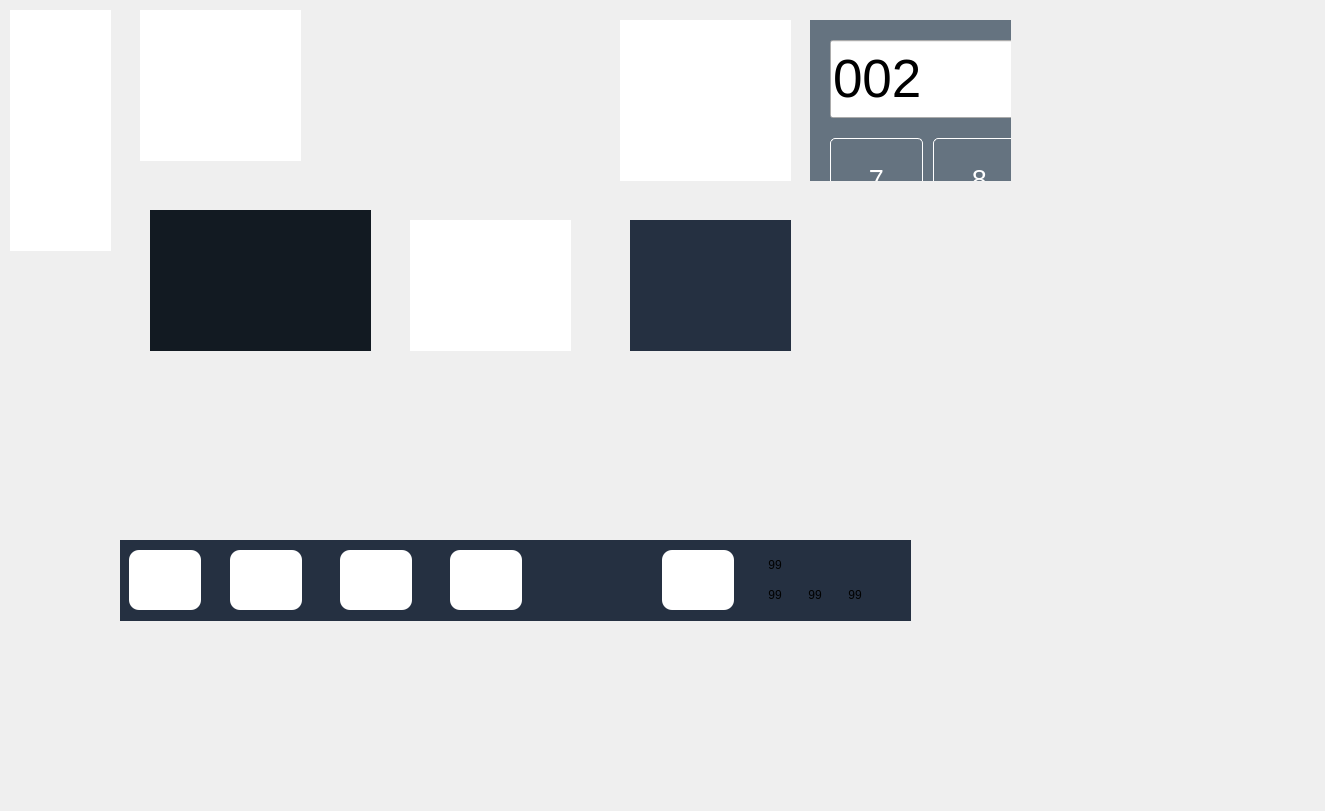
<?xml version="1.0" encoding="UTF-8"?>
<ui version="4.0">
 <class>kds_main_view</class>
 <widget class="QDialog" name="kds_main_view">
  <property name="geometry">
   <rect>
    <x>0</x>
    <y>0</y>
    <width>1325</width>
    <height>811</height>
   </rect>
  </property>
  <property name="windowTitle">
   <string>Dialog</string>
  </property>
  <widget class="lds_tablewidget" name="tableWidget">
   <property name="geometry">
    <rect>
     <x>10</x>
     <y>10</y>
     <width>101</width>
     <height>241</height>
    </rect>
   </property>
   <property name="focusPolicy">
    <enum>Qt::NoFocus</enum>
   </property>
   <property name="frameShape">
    <enum>QFrame::NoFrame</enum>
   </property>
   <property name="showGrid">
    <bool>false</bool>
   </property>
   <attribute name="horizontalHeaderVisible">
    <bool>false</bool>
   </attribute>
   <attribute name="verticalHeaderVisible">
    <bool>false</bool>
   </attribute>
  </widget>
  <widget class="kds_tableview" name="tableView_group">
   <property name="geometry">
    <rect>
     <x>140</x>
     <y>10</y>
     <width>161</width>
     <height>151</height>
    </rect>
   </property>
   <property name="font">
    <font>
     <pointsize>15</pointsize>
    </font>
   </property>
   <property name="focusPolicy">
    <enum>Qt::NoFocus</enum>
   </property>
   <property name="frameShape">
    <enum>QFrame::NoFrame</enum>
   </property>
   <property name="showGrid">
    <bool>false</bool>
   </property>
  </widget>
  <widget class="QFrame" name="frame_bottom">
   <property name="geometry">
    <rect>
     <x>120</x>
     <y>540</y>
     <width>791</width>
     <height>81</height>
    </rect>
   </property>
   <property name="focusPolicy">
    <enum>Qt::NoFocus</enum>
   </property>
   <property name="styleSheet">
    <string notr="true">QFrame#frame_bottom{background-color:rgb(37, 48, 65)}</string>
   </property>
   <widget class="lds_pushbutton" name="pushButton_main_prepare">
    <property name="geometry">
     <rect>
      <x>9</x>
      <y>10</y>
      <width>72</width>
      <height>60</height>
     </rect>
    </property>
    <property name="sizePolicy">
     <sizepolicy hsizetype="Expanding" vsizetype="Fixed">
      <horstretch>0</horstretch>
      <verstretch>0</verstretch>
     </sizepolicy>
    </property>
    <property name="minimumSize">
     <size>
      <width>0</width>
      <height>57</height>
     </size>
    </property>
    <property name="font">
     <font>
      <pointsize>15</pointsize>
     </font>
    </property>
    <property name="focusPolicy">
     <enum>Qt::NoFocus</enum>
    </property>
    <property name="styleSheet">
     <string notr="true">QPushButton{background:white; border:0px; border-radius:10px;}</string>
    </property>
    <property name="icon">
     <iconset resource="kds.qrc">
      <normaloff>:/kds/order_prepare.png</normaloff>:/kds/order_prepare.png</iconset>
    </property>
    <property name="iconSize">
     <size>
      <width>50</width>
      <height>50</height>
     </size>
    </property>
   </widget>
   <widget class="lds_pushbutton" name="pushButton_main_prepare_warn">
    <property name="geometry">
     <rect>
      <x>110</x>
      <y>10</y>
      <width>72</width>
      <height>60</height>
     </rect>
    </property>
    <property name="sizePolicy">
     <sizepolicy hsizetype="Expanding" vsizetype="Fixed">
      <horstretch>0</horstretch>
      <verstretch>0</verstretch>
     </sizepolicy>
    </property>
    <property name="minimumSize">
     <size>
      <width>0</width>
      <height>57</height>
     </size>
    </property>
    <property name="font">
     <font>
      <pointsize>15</pointsize>
     </font>
    </property>
    <property name="focusPolicy">
     <enum>Qt::NoFocus</enum>
    </property>
    <property name="styleSheet">
     <string notr="true">QPushButton{background:white; border:0px; border-radius:10px;}</string>
    </property>
    <property name="icon">
     <iconset resource="kds.qrc">
      <normaloff>:/kds/order_critical.png</normaloff>:/kds/order_critical.png</iconset>
    </property>
    <property name="iconSize">
     <size>
      <width>50</width>
      <height>50</height>
     </size>
    </property>
   </widget>
   <widget class="lds_pushbutton" name="pushButton_main_cooking">
    <property name="geometry">
     <rect>
      <x>220</x>
      <y>10</y>
      <width>72</width>
      <height>60</height>
     </rect>
    </property>
    <property name="sizePolicy">
     <sizepolicy hsizetype="Expanding" vsizetype="Fixed">
      <horstretch>0</horstretch>
      <verstretch>0</verstretch>
     </sizepolicy>
    </property>
    <property name="minimumSize">
     <size>
      <width>0</width>
      <height>57</height>
     </size>
    </property>
    <property name="font">
     <font>
      <pointsize>15</pointsize>
     </font>
    </property>
    <property name="focusPolicy">
     <enum>Qt::NoFocus</enum>
    </property>
    <property name="styleSheet">
     <string notr="true">QPushButton{background:white; border:0px; border-radius:10px;}</string>
    </property>
    <property name="icon">
     <iconset resource="kds.qrc">
      <normaloff>:/kds/order_cooking.png</normaloff>:/kds/order_cooking.png</iconset>
    </property>
    <property name="iconSize">
     <size>
      <width>50</width>
      <height>50</height>
     </size>
    </property>
   </widget>
   <widget class="lds_pushbutton" name="pushButton_main_service">
    <property name="geometry">
     <rect>
      <x>330</x>
      <y>10</y>
      <width>72</width>
      <height>60</height>
     </rect>
    </property>
    <property name="sizePolicy">
     <sizepolicy hsizetype="Expanding" vsizetype="Fixed">
      <horstretch>0</horstretch>
      <verstretch>0</verstretch>
     </sizepolicy>
    </property>
    <property name="minimumSize">
     <size>
      <width>0</width>
      <height>57</height>
     </size>
    </property>
    <property name="font">
     <font>
      <pointsize>15</pointsize>
     </font>
    </property>
    <property name="focusPolicy">
     <enum>Qt::NoFocus</enum>
    </property>
    <property name="styleSheet">
     <string notr="true">QPushButton{background:white; border:0px; border-radius:10px;}</string>
    </property>
    <property name="icon">
     <iconset resource="kds.qrc">
      <normaloff>:/kds/order_service.png</normaloff>:/kds/order_service.png</iconset>
    </property>
    <property name="iconSize">
     <size>
      <width>50</width>
      <height>50</height>
     </size>
    </property>
   </widget>
   <widget class="lds_pushbutton" name="pushButton_main_exit">
    <property name="geometry">
     <rect>
      <x>542</x>
      <y>10</y>
      <width>72</width>
      <height>60</height>
     </rect>
    </property>
    <property name="sizePolicy">
     <sizepolicy hsizetype="Expanding" vsizetype="Fixed">
      <horstretch>0</horstretch>
      <verstretch>0</verstretch>
     </sizepolicy>
    </property>
    <property name="minimumSize">
     <size>
      <width>0</width>
      <height>57</height>
     </size>
    </property>
    <property name="font">
     <font>
      <pointsize>15</pointsize>
     </font>
    </property>
    <property name="focusPolicy">
     <enum>Qt::NoFocus</enum>
    </property>
    <property name="styleSheet">
     <string notr="true">QPushButton{background:white; border:0px; border-radius:10px;}</string>
    </property>
    <property name="icon">
     <iconset resource="kds.qrc">
      <normaloff>:/kds/order_exit.png</normaloff>:/kds/order_exit.png</iconset>
    </property>
    <property name="iconSize">
     <size>
      <width>50</width>
      <height>50</height>
     </size>
    </property>
   </widget>
   <widget class="lds_label_circle_num" name="label_num_prepare_warn">
    <property name="geometry">
     <rect>
      <x>720</x>
      <y>40</y>
      <width>30</width>
      <height>30</height>
     </rect>
    </property>
    <property name="text">
     <string>99</string>
    </property>
    <property name="alignment">
     <set>Qt::AlignCenter</set>
    </property>
   </widget>
   <widget class="lds_label_circle_num" name="label_num_cooking">
    <property name="geometry">
     <rect>
      <x>680</x>
      <y>40</y>
      <width>30</width>
      <height>30</height>
     </rect>
    </property>
    <property name="text">
     <string>99</string>
    </property>
    <property name="alignment">
     <set>Qt::AlignCenter</set>
    </property>
   </widget>
   <widget class="lds_label_circle_num" name="label_num_service">
    <property name="geometry">
     <rect>
      <x>640</x>
      <y>10</y>
      <width>30</width>
      <height>30</height>
     </rect>
    </property>
    <property name="text">
     <string>99</string>
    </property>
    <property name="alignment">
     <set>Qt::AlignCenter</set>
    </property>
   </widget>
   <widget class="lds_label_circle_num" name="label_num_prepare">
    <property name="geometry">
     <rect>
      <x>640</x>
      <y>40</y>
      <width>30</width>
      <height>30</height>
     </rect>
    </property>
    <property name="text">
     <string>99</string>
    </property>
    <property name="alignment">
     <set>Qt::AlignCenter</set>
    </property>
   </widget>
   <widget class="QLabel" name="label_btn_arrow">
    <property name="geometry">
     <rect>
      <x>420</x>
      <y>0</y>
      <width>80</width>
      <height>80</height>
     </rect>
    </property>
    <property name="text">
     <string/>
    </property>
    <property name="pixmap">
     <pixmap resource="kds.qrc">:/kds/btn_arrow.png</pixmap>
    </property>
    <property name="scaledContents">
     <bool>true</bool>
    </property>
   </widget>
  </widget>
  <widget class="kds_tableview" name="tableView_service">
   <property name="geometry">
    <rect>
     <x>620</x>
     <y>20</y>
     <width>171</width>
     <height>161</height>
    </rect>
   </property>
   <property name="font">
    <font>
     <pointsize>20</pointsize>
    </font>
   </property>
   <property name="focusPolicy">
    <enum>Qt::NoFocus</enum>
   </property>
   <property name="styleSheet">
    <string notr="true">QTableView{
color:white;
border:0px;
}</string>
   </property>
   <property name="showGrid">
    <bool>false</bool>
   </property>
  </widget>
  <widget class="QFrame" name="frame_key">
   <property name="geometry">
    <rect>
     <x>810</x>
     <y>20</y>
     <width>201</width>
     <height>161</height>
    </rect>
   </property>
   <property name="focusPolicy">
    <enum>Qt::NoFocus</enum>
   </property>
   <property name="styleSheet">
    <string notr="true">QFrame#frame_key{
background-color:rgb(101, 115, 128);
}
QPushButton{
border:1px solid white;
border-radius:5px;
color:white;
}</string>
   </property>
   <widget class="QLineEdit" name="lineEdit_serialno">
    <property name="geometry">
     <rect>
      <x>20</x>
      <y>20</y>
      <width>401</width>
      <height>78</height>
     </rect>
    </property>
    <property name="sizePolicy">
     <sizepolicy hsizetype="Expanding" vsizetype="Expanding">
      <horstretch>0</horstretch>
      <verstretch>0</verstretch>
     </sizepolicy>
    </property>
    <property name="font">
     <font>
      <pointsize>40</pointsize>
     </font>
    </property>
    <property name="text">
     <string>002</string>
    </property>
   </widget>
   <widget class="QFrame" name="frame_serialno_key">
    <property name="geometry">
     <rect>
      <x>20</x>
      <y>118</y>
      <width>401</width>
      <height>361</height>
     </rect>
    </property>
    <layout class="QGridLayout" name="gridLayout">
     <property name="leftMargin">
      <number>0</number>
     </property>
     <property name="topMargin">
      <number>0</number>
     </property>
     <property name="rightMargin">
      <number>0</number>
     </property>
     <property name="bottomMargin">
      <number>0</number>
     </property>
     <property name="spacing">
      <number>10</number>
     </property>
     <item row="0" column="0">
      <widget class="QPushButton" name="pushButton_6">
       <property name="sizePolicy">
        <sizepolicy hsizetype="Expanding" vsizetype="Expanding">
         <horstretch>0</horstretch>
         <verstretch>0</verstretch>
        </sizepolicy>
       </property>
       <property name="font">
        <font>
         <pointsize>20</pointsize>
        </font>
       </property>
       <property name="focusPolicy">
        <enum>Qt::NoFocus</enum>
       </property>
       <property name="text">
        <string>7</string>
       </property>
      </widget>
     </item>
     <item row="0" column="1">
      <widget class="QPushButton" name="pushButton_14">
       <property name="sizePolicy">
        <sizepolicy hsizetype="Expanding" vsizetype="Expanding">
         <horstretch>0</horstretch>
         <verstretch>0</verstretch>
        </sizepolicy>
       </property>
       <property name="font">
        <font>
         <pointsize>20</pointsize>
        </font>
       </property>
       <property name="focusPolicy">
        <enum>Qt::NoFocus</enum>
       </property>
       <property name="text">
        <string>8</string>
       </property>
      </widget>
     </item>
     <item row="0" column="2">
      <widget class="QPushButton" name="pushButton_16">
       <property name="sizePolicy">
        <sizepolicy hsizetype="Expanding" vsizetype="Expanding">
         <horstretch>0</horstretch>
         <verstretch>0</verstretch>
        </sizepolicy>
       </property>
       <property name="font">
        <font>
         <pointsize>20</pointsize>
        </font>
       </property>
       <property name="focusPolicy">
        <enum>Qt::NoFocus</enum>
       </property>
       <property name="text">
        <string>9</string>
       </property>
      </widget>
     </item>
     <item row="0" column="3">
      <widget class="QPushButton" name="pushButton_clear">
       <property name="sizePolicy">
        <sizepolicy hsizetype="Expanding" vsizetype="Expanding">
         <horstretch>0</horstretch>
         <verstretch>0</verstretch>
        </sizepolicy>
       </property>
       <property name="font">
        <font>
         <pointsize>20</pointsize>
        </font>
       </property>
       <property name="focusPolicy">
        <enum>Qt::NoFocus</enum>
       </property>
       <property name="text">
        <string>C</string>
       </property>
      </widget>
     </item>
     <item row="1" column="0">
      <widget class="QPushButton" name="pushButton_8">
       <property name="sizePolicy">
        <sizepolicy hsizetype="Expanding" vsizetype="Expanding">
         <horstretch>0</horstretch>
         <verstretch>0</verstretch>
        </sizepolicy>
       </property>
       <property name="font">
        <font>
         <pointsize>20</pointsize>
        </font>
       </property>
       <property name="focusPolicy">
        <enum>Qt::NoFocus</enum>
       </property>
       <property name="text">
        <string>4</string>
       </property>
      </widget>
     </item>
     <item row="1" column="1">
      <widget class="QPushButton" name="pushButton_12">
       <property name="sizePolicy">
        <sizepolicy hsizetype="Expanding" vsizetype="Expanding">
         <horstretch>0</horstretch>
         <verstretch>0</verstretch>
        </sizepolicy>
       </property>
       <property name="font">
        <font>
         <pointsize>20</pointsize>
        </font>
       </property>
       <property name="focusPolicy">
        <enum>Qt::NoFocus</enum>
       </property>
       <property name="text">
        <string>5</string>
       </property>
      </widget>
     </item>
     <item row="1" column="2">
      <widget class="QPushButton" name="pushButton_17">
       <property name="sizePolicy">
        <sizepolicy hsizetype="Expanding" vsizetype="Expanding">
         <horstretch>0</horstretch>
         <verstretch>0</verstretch>
        </sizepolicy>
       </property>
       <property name="font">
        <font>
         <pointsize>20</pointsize>
        </font>
       </property>
       <property name="focusPolicy">
        <enum>Qt::NoFocus</enum>
       </property>
       <property name="text">
        <string>6</string>
       </property>
      </widget>
     </item>
     <item row="1" column="3">
      <widget class="QPushButton" name="pushButton_backspace">
       <property name="sizePolicy">
        <sizepolicy hsizetype="Expanding" vsizetype="Expanding">
         <horstretch>0</horstretch>
         <verstretch>0</verstretch>
        </sizepolicy>
       </property>
       <property name="font">
        <font>
         <pointsize>20</pointsize>
        </font>
       </property>
       <property name="focusPolicy">
        <enum>Qt::NoFocus</enum>
       </property>
       <property name="text">
        <string>&lt;&lt;</string>
       </property>
      </widget>
     </item>
     <item row="2" column="0">
      <widget class="QPushButton" name="pushButton_9">
       <property name="sizePolicy">
        <sizepolicy hsizetype="Expanding" vsizetype="Expanding">
         <horstretch>0</horstretch>
         <verstretch>0</verstretch>
        </sizepolicy>
       </property>
       <property name="font">
        <font>
         <pointsize>20</pointsize>
        </font>
       </property>
       <property name="focusPolicy">
        <enum>Qt::NoFocus</enum>
       </property>
       <property name="text">
        <string>1</string>
       </property>
      </widget>
     </item>
     <item row="2" column="1">
      <widget class="QPushButton" name="pushButton_13">
       <property name="sizePolicy">
        <sizepolicy hsizetype="Expanding" vsizetype="Expanding">
         <horstretch>0</horstretch>
         <verstretch>0</verstretch>
        </sizepolicy>
       </property>
       <property name="font">
        <font>
         <pointsize>20</pointsize>
        </font>
       </property>
       <property name="focusPolicy">
        <enum>Qt::NoFocus</enum>
       </property>
       <property name="text">
        <string>2</string>
       </property>
      </widget>
     </item>
     <item row="2" column="2">
      <widget class="QPushButton" name="pushButton_18">
       <property name="sizePolicy">
        <sizepolicy hsizetype="Expanding" vsizetype="Expanding">
         <horstretch>0</horstretch>
         <verstretch>0</verstretch>
        </sizepolicy>
       </property>
       <property name="font">
        <font>
         <pointsize>20</pointsize>
        </font>
       </property>
       <property name="focusPolicy">
        <enum>Qt::NoFocus</enum>
       </property>
       <property name="text">
        <string>3</string>
       </property>
      </widget>
     </item>
     <item row="3" column="0">
      <widget class="QPushButton" name="pushButton_10">
       <property name="sizePolicy">
        <sizepolicy hsizetype="Expanding" vsizetype="Expanding">
         <horstretch>0</horstretch>
         <verstretch>0</verstretch>
        </sizepolicy>
       </property>
       <property name="font">
        <font>
         <pointsize>20</pointsize>
        </font>
       </property>
       <property name="focusPolicy">
        <enum>Qt::NoFocus</enum>
       </property>
       <property name="text">
        <string>0</string>
       </property>
      </widget>
     </item>
     <item row="2" column="3" rowspan="2">
      <widget class="QPushButton" name="pushButton_take">
       <property name="sizePolicy">
        <sizepolicy hsizetype="Expanding" vsizetype="Expanding">
         <horstretch>0</horstretch>
         <verstretch>0</verstretch>
        </sizepolicy>
       </property>
       <property name="font">
        <font>
         <pointsize>20</pointsize>
        </font>
       </property>
       <property name="focusPolicy">
        <enum>Qt::NoFocus</enum>
       </property>
       <property name="icon">
        <iconset resource="kds.qrc">
         <normaloff>:/kds/order_take.png</normaloff>:/kds/order_take.png</iconset>
       </property>
       <property name="iconSize">
        <size>
         <width>30</width>
         <height>30</height>
        </size>
       </property>
      </widget>
     </item>
     <item row="3" column="1" colspan="2">
      <widget class="QPushButton" name="pushButton_11">
       <property name="sizePolicy">
        <sizepolicy hsizetype="Expanding" vsizetype="Expanding">
         <horstretch>0</horstretch>
         <verstretch>0</verstretch>
        </sizepolicy>
       </property>
       <property name="font">
        <font>
         <pointsize>20</pointsize>
        </font>
       </property>
       <property name="focusPolicy">
        <enum>Qt::NoFocus</enum>
       </property>
       <property name="text">
        <string>00</string>
       </property>
      </widget>
     </item>
    </layout>
   </widget>
  </widget>
  <widget class="kds_main_info_brief" name="frame_take_brief">
   <property name="geometry">
    <rect>
     <x>150</x>
     <y>210</y>
     <width>221</width>
     <height>141</height>
    </rect>
   </property>
   <property name="focusPolicy">
    <enum>Qt::NoFocus</enum>
   </property>
   <property name="styleSheet">
    <string notr="true">QFrame#frame_take_brief{
background-color:rgb(18, 26, 34);
border:0px;
}</string>
   </property>
  </widget>
  <widget class="kds_tableview" name="tableView_take_table">
   <property name="geometry">
    <rect>
     <x>410</x>
     <y>220</y>
     <width>161</width>
     <height>131</height>
    </rect>
   </property>
   <property name="font">
    <font>
     <pointsize>15</pointsize>
    </font>
   </property>
   <property name="focusPolicy">
    <enum>Qt::NoFocus</enum>
   </property>
   <property name="frameShape">
    <enum>QFrame::NoFrame</enum>
   </property>
   <property name="showGrid">
    <bool>false</bool>
   </property>
  </widget>
  <widget class="kds_login" name="frame_login">
   <property name="geometry">
    <rect>
     <x>630</x>
     <y>220</y>
     <width>161</width>
     <height>131</height>
    </rect>
   </property>
   <property name="focusPolicy">
    <enum>Qt::NoFocus</enum>
   </property>
   <property name="styleSheet">
    <string notr="true">QFrame#frame_login{
background-color:rgb(37, 48, 65);
border:0px;
}
QPushButton{
font-size:16pt;
border:1px solid white;
border-radius:5px;
color:white;
}</string>
   </property>
   <property name="frameShape">
    <enum>QFrame::StyledPanel</enum>
   </property>
   <property name="frameShadow">
    <enum>QFrame::Raised</enum>
   </property>
  </widget>
 </widget>
 <customwidgets>
  <customwidget>
   <class>lds_pushbutton</class>
   <extends>QPushButton</extends>
   <header>lds_pushbutton.h</header>
  </customwidget>
  <customwidget>
   <class>lds_tablewidget</class>
   <extends>QTableWidget</extends>
   <header>lds_tablewidget.h</header>
  </customwidget>
  <customwidget>
   <class>lds_label_circle_num</class>
   <extends>QLabel</extends>
   <header>lds_label_circle_num.h</header>
  </customwidget>
  <customwidget>
   <class>kds_main_info_brief</class>
   <extends>QFrame</extends>
   <header>kds_main_info_brief.h</header>
   <container>1</container>
  </customwidget>
  <customwidget>
   <class>kds_login</class>
   <extends>QFrame</extends>
   <header>kds_login.h</header>
   <container>1</container>
  </customwidget>
  <customwidget>
   <class>kds_tableview</class>
   <extends>QTableView</extends>
   <header>kds_tableview.h</header>
  </customwidget>
 </customwidgets>
 <resources>
  <include location="kds.qrc"/>
 </resources>
 <connections/>
</ui>
